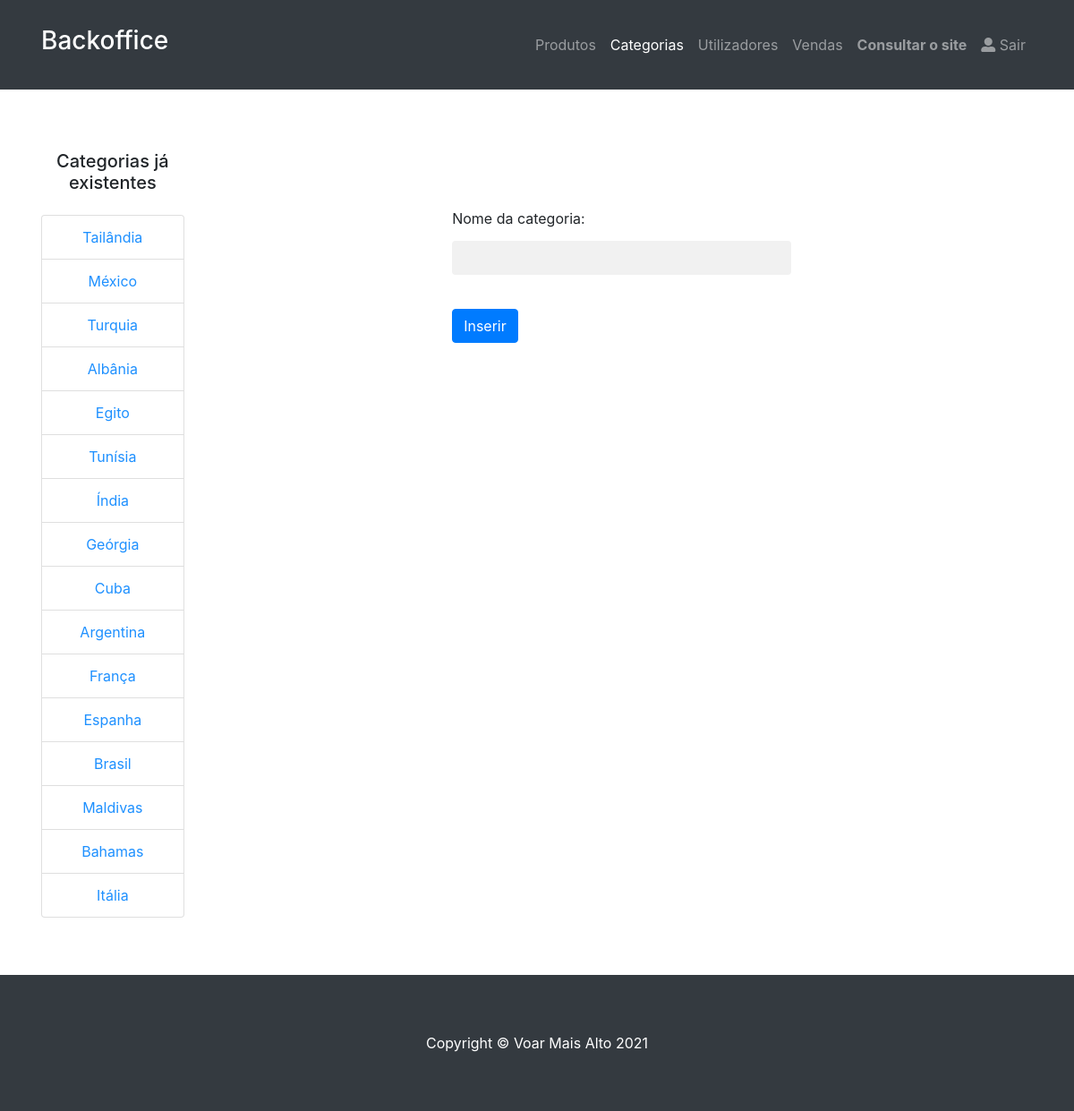
Screenshot of /admin/inserirCategorias.php (signed in) with the database file from the repository.
### tables this page shows
CREATE TABLE `categoria` (
  `CategoriaID` int(11) NOT NULL,
  `CategoriaNome` varchar(40) NOT NULL
);

### admin/inserirCategorias.php (the view, shortened to what this page needs)
<!DOCTYPE html>
<html lang="en">
<head>
  <link href="../vendor/bootstrap/css/bootstrap.min.css" rel="stylesheet">
  <link href="../css/shop-homepage.css" rel="stylesheet">
  <link rel="stylesheet" href="https://use.fontawesome.com/releases/v5.7.2/css/all.css">
</head>
<body>
<?php
  include '../db/config.php';
?>
  <nav class="navbar navbar-expand-lg navbar-dark bg-dark fixed-top">
    <div class="container">
      <a class="navbar-brand"><h3><n>Backoffice</n></h3></a>
      <div class="collapse navbar-collapse" id="navbarResponsive">
        <ul class="navbar-nav ml-auto">
          <li class="nav-item">
            <a class="nav-link" href="listaProdutos.php">Produtos
            </a>
          </li>
          <li class="nav-item active">
            <a class="nav-link" href="listaCategorias.php">Categorias</a>
          </li>
          <li class="nav-item">
            <a class="nav-link" href="listaUtilizadores.php">Utilizadores</a>
          </li>
          <li class="nav-item">
            <a class="nav-link" href="listaProdutosVendidos.php">Vendas</a>
          </li>
		  <li class="nav-item">
            <a class="nav-link" href="../index.php"><b>Consultar o site</b></a>
         </li>
           <?php
		  if (isset($_SESSION['utilizador']) && $_SESSION['tipo'] == "admin" ){
			  echo '<li class="nav-item">';
			  echo '<a class="nav-link" href="post_logout.php"><i class="fa fa-user-alt"></i>  Sair</a>';
			  echo '</li>';
		  }else{
			  header('location:../index.php');
		  }
		  ?>
       </ul>
      </div>
    </div>
  </nav>
  <br></br>
  <div class="container">
    <div class="row">
      <div class="col-lg-2">
        <h5 class="my-4"><center>Categorias j&aacute; existentes</center></h5>
        <div class="list-group">
            <?php
                $sql = "Select * from categoria";
                $cats =$conexao->query($sql);
                if ($cats->num_rows >0) {
                  while ($c = $cats->fetch_assoc()){
                  echo' <a  class="list-group-item"><center>'.$c['CategoriaNome'].'</center></a>';
                  }
                }
            ?>
        </div>
      </div>
	  <div class="col-lg-3">
      </div>
      <div class="col-lg-4">
	  <br></br>
	  <br></br>
       <div class="row">
       </div>
        <div class="row">
            <form action="insereCategoria.php" method="post" enctype="multipart/form-data">
                <div class="form-group">
                    <label> Nome da categoria: </label>
                    <input type="text" name="categoria" class="form-control" required>
                </div>
                <input type="submit" value="Inserir" class="btn btn-primary">
            </form>
        </div>
      </div>
</div>
     </div>
  <br></br>
  <footer class="py-5 bg-dark rodape">
    <div class="container">
      <p class="m-0 text-center text-white">Copyright &copy; Voar Mais Alto 2021</p>
    </div>
  </footer>
</body>
</html>

### css/shop-homepage.css (style rules this page uses)
body { padding-top: 56px; }
.rodape { left:0; width: 100%; }
.container { padding: 16px; }
input[type=text], input[type=password] { width: 100%; padding: 15px; margin: 5px 0 22px 0; display: inline-block; border: none; background: #f1f1f1; }
a { color: dodgerblue; }

### rows the page displays
categoria: CategoriaNome "Tailândia"
categoria: CategoriaNome "México"
categoria: CategoriaNome "Turquia"
categoria: CategoriaNome "Albânia"
categoria: CategoriaNome "Egito"
categoria: CategoriaNome "Tunísia"
categoria: CategoriaNome "Índia"
categoria: CategoriaNome "Geórgia"
categoria: CategoriaNome "Cuba"
categoria: CategoriaNome "Argentina"
categoria: CategoriaNome "França"
categoria: CategoriaNome "Espanha"
categoria: CategoriaNome "Brasil"
categoria: CategoriaNome "Maldivas"
categoria: CategoriaNome "Bahamas"
categoria: CategoriaNome "Itália"
